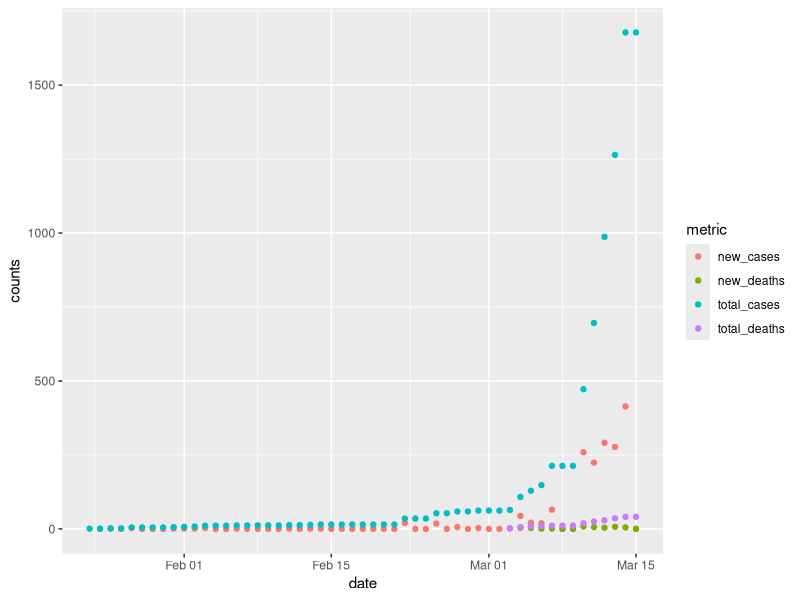
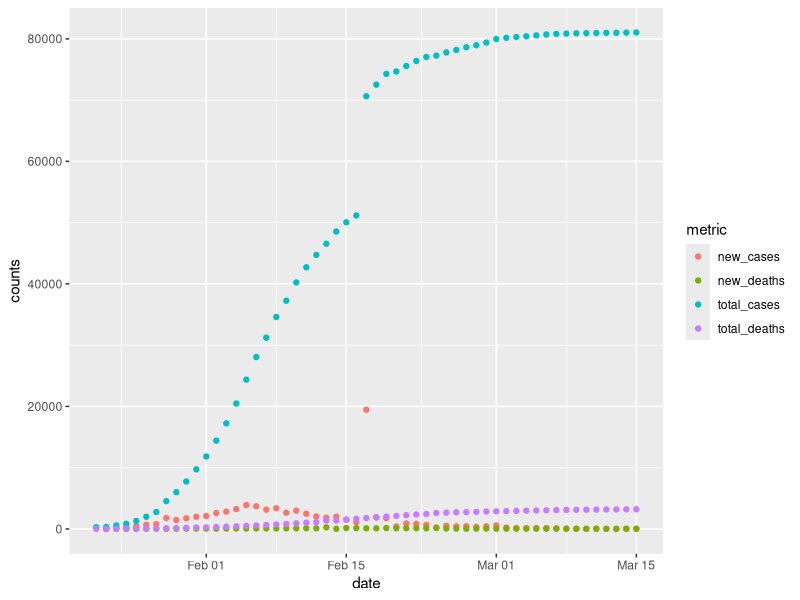
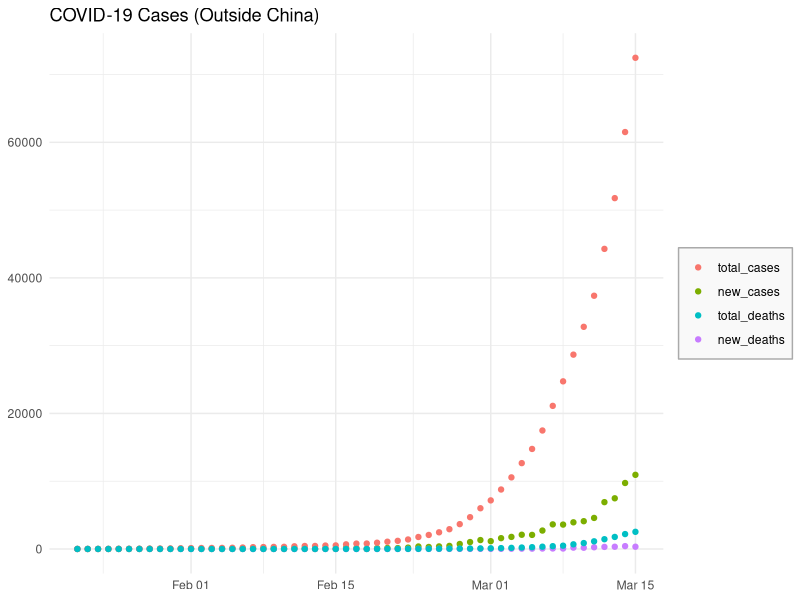

Write R code to recreate these figures, in order.



library("ggplot2")
library("tidyverse")


#### import data
covid <- read.csv("covid_data.csv")
covid$date <- as.Date(covid$date)


#### USA
US <- covid %>%
  filter(location == "United States") %>%
  gather("metric", "counts", -date, -location)

ggplot(US, aes(x = date, y = counts, color=metric)) +
  geom_point()


#### CHINA
China <- covid %>%
  filter(location == "China") %>%
  gather("metric", "counts", -date, -location)

ggplot(China, aes(x = date, y = counts, color=metric)) +
  geom_point()


#### World excluding China
World_ex_China <- covid %>%
  filter(!(location %in% c("World", "China"))) %>%
  select(-location) %>%
  group_by(date) %>%
  summarize_all(sum, na.rm = TRUE) %>%
  gather("metric", "counts", -date)
  
World_ex_China$metric <- factor(World_ex_China$metric, levels = c("total_cases", "new_cases","total_deaths", "new_deaths"))

ggplot(World_ex_China, aes(x = date, y = counts, color=metric)) +
  geom_point() +
  labs(title = "COVID-19 Cases (Outside China)") +
  theme_minimal() +
  theme(axis.title.x=element_blank(),
    axis.title.y=element_blank(),
    legend.title=element_blank(),
    #legend.position = c(0.2, 0.8),
    legend.background = element_rect(fill = "#f9f9f9", colour = "#aaaaaa"))
  
  




